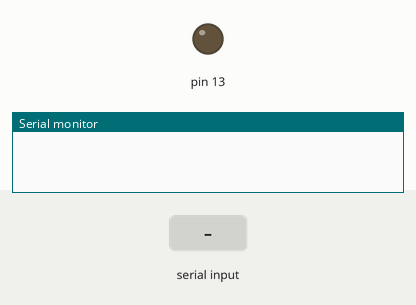
Recording of a sketch running on a simulated Arduino Uno, built with avr-gcc and run on an emulated ATmega328P. On the bench: output pins drawn as LEDs (lit = HIGH), the last lines printed to the serial monitor. Inputs (shaded band) come from the test bench.

Above: at 1.2 s.
1.3 s: "1" received over Serial
At 2.5 s:
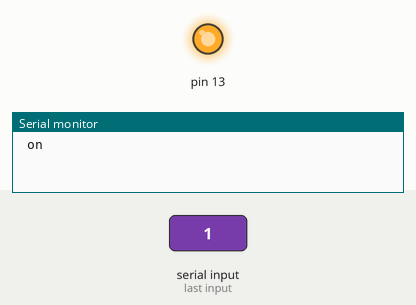
2.8 s: "0" received over Serial
At 3.6 s:
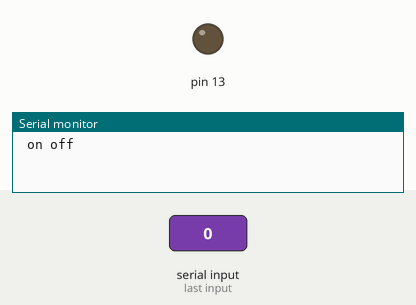
Timing chart, 0 to 5.8 s (numbered marks = the images above; inputs shaded):
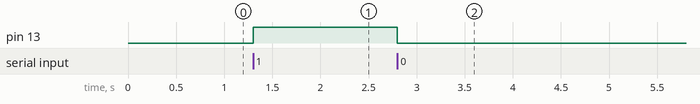

Measured:
- after the input at 1.3 s, pin 13: LOW → HIGH at once
- after the input at 2.8 s, pin 13: HIGH → LOW at once

The sketch:

laser_sensor.ino
```cpp
/* Laser transmitter module test project
*/
char val;
void setup()
{
  Serial.begin(9600);
  pinMode(13, OUTPUT);
}
void loop() {
   val=Serial.read();
   if(val=='1')
  {
     digitalWrite(13, HIGH);
     Serial.print(" on");
   }
  if(val=='0')
  {
    digitalWrite(13, LOW);
    Serial.print(" off");
   }

}
```
